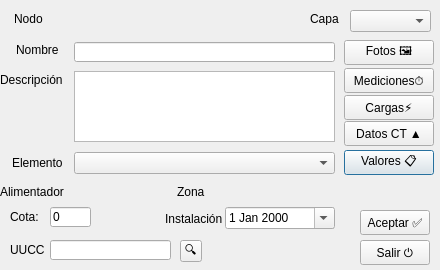
<?xml version="1.0" encoding="UTF-8"?>
<ui version="4.0">
 <class>Dialog</class>
 <widget class="QDialog" name="Dialog">
  <property name="windowModality">
   <enum>Qt::ApplicationModal</enum>
  </property>
  <property name="geometry">
   <rect>
    <x>0</x>
    <y>0</y>
    <width>440</width>
    <height>270</height>
   </rect>
  </property>
  <property name="windowTitle">
   <string>Nodo</string>
  </property>
  <property name="inputMethodHints">
   <set>Qt::ImhNone</set>
  </property>
  <widget class="QLineEdit" name="txtNombre">
   <property name="geometry">
    <rect>
     <x>74</x>
     <y>42</y>
     <width>261</width>
     <height>20</height>
    </rect>
   </property>
  </widget>
  <widget class="QComboBox" name="cmbCapa">
   <property name="geometry">
    <rect>
     <x>350</x>
     <y>10</y>
     <width>81</width>
     <height>22</height>
    </rect>
   </property>
  </widget>
  <widget class="QLineEdit" name="txtCota">
   <property name="geometry">
    <rect>
     <x>50</x>
     <y>207</y>
     <width>41</width>
     <height>20</height>
    </rect>
   </property>
   <property name="text">
    <string>0</string>
   </property>
  </widget>
  <widget class="QDateEdit" name="datInstalacion">
   <property name="geometry">
    <rect>
     <x>225</x>
     <y>207</y>
     <width>110</width>
     <height>22</height>
    </rect>
   </property>
   <property name="calendarPopup">
    <bool>true</bool>
   </property>
  </widget>
  <widget class="QLabel" name="label">
   <property name="geometry">
    <rect>
     <x>14</x>
     <y>12</y>
     <width>47</width>
     <height>13</height>
    </rect>
   </property>
   <property name="text">
    <string>Nodo</string>
   </property>
  </widget>
  <widget class="QLabel" name="lblNodo">
   <property name="geometry">
    <rect>
     <x>76</x>
     <y>11</y>
     <width>91</width>
     <height>16</height>
    </rect>
   </property>
   <property name="text">
    <string>&lt;automático&gt;</string>
   </property>
  </widget>
  <widget class="QComboBox" name="cmbElemento">
   <property name="geometry">
    <rect>
     <x>74</x>
     <y>152</y>
     <width>261</width>
     <height>22</height>
    </rect>
   </property>
  </widget>
  <widget class="QLabel" name="label_3">
   <property name="geometry">
    <rect>
     <x>16</x>
     <y>42</y>
     <width>50</width>
     <height>16</height>
    </rect>
   </property>
   <property name="text">
    <string>Nombre</string>
   </property>
  </widget>
  <widget class="QLabel" name="label_4">
   <property name="geometry">
    <rect>
     <x>0</x>
     <y>72</y>
     <width>71</width>
     <height>16</height>
    </rect>
   </property>
   <property name="text">
    <string>Descripción</string>
   </property>
  </widget>
  <widget class="QLabel" name="label_5">
   <property name="geometry">
    <rect>
     <x>310</x>
     <y>12</y>
     <width>47</width>
     <height>13</height>
    </rect>
   </property>
   <property name="text">
    <string>Capa</string>
   </property>
  </widget>
  <widget class="QLabel" name="label_6">
   <property name="geometry">
    <rect>
     <x>12</x>
     <y>155</y>
     <width>50</width>
     <height>16</height>
    </rect>
   </property>
   <property name="text">
    <string>Elemento</string>
   </property>
  </widget>
  <widget class="QLabel" name="lblZona">
   <property name="geometry">
    <rect>
     <x>209</x>
     <y>182</y>
     <width>90</width>
     <height>20</height>
    </rect>
   </property>
   <property name="frameShape">
    <enum>QFrame::NoFrame</enum>
   </property>
   <property name="text">
    <string>&lt;desc.&gt;</string>
   </property>
   <property name="alignment">
    <set>Qt::AlignLeading|Qt::AlignLeft|Qt::AlignVCenter</set>
   </property>
  </widget>
  <widget class="QLabel" name="lblAlimentador">
   <property name="geometry">
    <rect>
     <x>76</x>
     <y>182</y>
     <width>91</width>
     <height>20</height>
    </rect>
   </property>
   <property name="frameShape">
    <enum>QFrame::NoFrame</enum>
   </property>
   <property name="text">
    <string>&lt;desc.&gt;</string>
   </property>
  </widget>
  <widget class="QLabel" name="label_9">
   <property name="geometry">
    <rect>
     <x>10</x>
     <y>210</y>
     <width>47</width>
     <height>13</height>
    </rect>
   </property>
   <property name="text">
    <string>Cota:</string>
   </property>
  </widget>
  <widget class="QLabel" name="label_10">
   <property name="geometry">
    <rect>
     <x>165</x>
     <y>212</y>
     <width>80</width>
     <height>13</height>
    </rect>
   </property>
   <property name="text">
    <string>Instalación</string>
   </property>
  </widget>
  <widget class="QPushButton" name="cmdValores">
   <property name="enabled">
    <bool>true</bool>
   </property>
   <property name="geometry">
    <rect>
     <x>344</x>
     <y>150</y>
     <width>90</width>
     <height>25</height>
    </rect>
   </property>
   <property name="text">
    <string>Valores 📋</string>
   </property>
   <property name="checkable">
    <bool>false</bool>
   </property>
   <property name="checked">
    <bool>false</bool>
   </property>
   <property name="flat">
    <bool>false</bool>
   </property>
  </widget>
  <widget class="QPushButton" name="cmdAceptar">
   <property name="geometry">
    <rect>
     <x>360</x>
     <y>210</y>
     <width>70</width>
     <height>25</height>
    </rect>
   </property>
   <property name="text">
    <string>Aceptar ✅</string>
   </property>
   <property name="shortcut">
    <string>Return</string>
   </property>
  </widget>
  <widget class="QLabel" name="lblSubzona">
   <property name="geometry">
    <rect>
     <x>300</x>
     <y>182</y>
     <width>96</width>
     <height>20</height>
    </rect>
   </property>
   <property name="frameShape">
    <enum>QFrame::NoFrame</enum>
   </property>
   <property name="text">
    <string/>
   </property>
   <property name="alignment">
    <set>Qt::AlignLeading|Qt::AlignLeft|Qt::AlignVCenter</set>
   </property>
  </widget>
  <widget class="QTextEdit" name="txtDescripcion">
   <property name="geometry">
    <rect>
     <x>74</x>
     <y>71</y>
     <width>261</width>
     <height>71</height>
    </rect>
   </property>
  </widget>
  <widget class="QLabel" name="label_7">
   <property name="geometry">
    <rect>
     <x>0</x>
     <y>184</y>
     <width>70</width>
     <height>16</height>
    </rect>
   </property>
   <property name="text">
    <string>Alimentador</string>
   </property>
  </widget>
  <widget class="QLabel" name="label_8">
   <property name="geometry">
    <rect>
     <x>177</x>
     <y>184</y>
     <width>30</width>
     <height>16</height>
    </rect>
   </property>
   <property name="text">
    <string>Zona</string>
   </property>
  </widget>
  <widget class="QPushButton" name="cmdSalir">
   <property name="geometry">
    <rect>
     <x>360</x>
     <y>240</y>
     <width>70</width>
     <height>25</height>
    </rect>
   </property>
   <property name="text">
    <string>Salir ⏻</string>
   </property>
   <property name="shortcut">
    <string>Esc</string>
   </property>
  </widget>
  <widget class="QPushButton" name="cmdDatosCt">
   <property name="enabled">
    <bool>true</bool>
   </property>
   <property name="geometry">
    <rect>
     <x>344</x>
     <y>121</y>
     <width>90</width>
     <height>25</height>
    </rect>
   </property>
   <property name="text">
    <string>Datos CT ▲</string>
   </property>
   <property name="checkable">
    <bool>false</bool>
   </property>
  </widget>
  <widget class="QLabel" name="label_11">
   <property name="geometry">
    <rect>
     <x>10</x>
     <y>243</y>
     <width>47</width>
     <height>13</height>
    </rect>
   </property>
   <property name="text">
    <string>UUCC</string>
   </property>
  </widget>
  <widget class="QLineEdit" name="txtUUCC">
   <property name="geometry">
    <rect>
     <x>50</x>
     <y>240</y>
     <width>121</width>
     <height>20</height>
    </rect>
   </property>
   <property name="text">
    <string/>
   </property>
  </widget>
  <widget class="QToolButton" name="cmdUUCC">
   <property name="geometry">
    <rect>
     <x>180</x>
     <y>240</y>
     <width>22</width>
     <height>22</height>
    </rect>
   </property>
   <property name="text">
    <string>🔍</string>
   </property>
  </widget>
  <widget class="QLabel" name="lblAux">
   <property name="geometry">
    <rect>
     <x>160</x>
     <y>11</y>
     <width>91</width>
     <height>16</height>
    </rect>
   </property>
   <property name="text">
    <string/>
   </property>
  </widget>
  <widget class="QPushButton" name="cmdFotos">
   <property name="enabled">
    <bool>true</bool>
   </property>
   <property name="geometry">
    <rect>
     <x>344</x>
     <y>40</y>
     <width>90</width>
     <height>25</height>
    </rect>
   </property>
   <property name="text">
    <string>Fotos 🖼️</string>
   </property>
   <property name="checkable">
    <bool>false</bool>
   </property>
  </widget>
  <widget class="QPushButton" name="cmdCargas">
   <property name="enabled">
    <bool>true</bool>
   </property>
   <property name="geometry">
    <rect>
     <x>344</x>
     <y>95</y>
     <width>90</width>
     <height>25</height>
    </rect>
   </property>
   <property name="text">
    <string>Cargas⚡</string>
   </property>
   <property name="checkable">
    <bool>false</bool>
   </property>
  </widget>
  <widget class="QPushButton" name="cmdMediciones">
   <property name="enabled">
    <bool>true</bool>
   </property>
   <property name="geometry">
    <rect>
     <x>344</x>
     <y>68</y>
     <width>90</width>
     <height>25</height>
    </rect>
   </property>
   <property name="text">
    <string>Mediciones⏱️</string>
   </property>
   <property name="checkable">
    <bool>false</bool>
   </property>
  </widget>
 </widget>
 <resources/>
 <connections/>
</ui>
